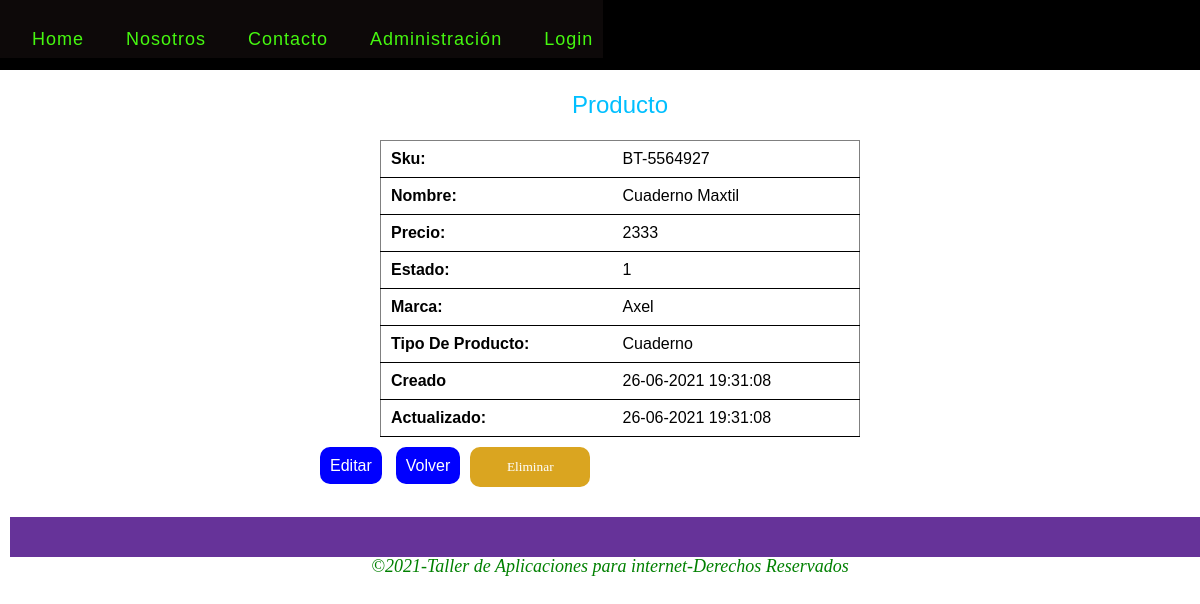
Screenshot of /productos/show.php?id=2 with the database file from the repository.
### tables this page shows
CREATE TABLE `productos` (
  `id` int(11) NOT NULL,
  `sku` varchar(225) NOT NULL,
  `nombre` varchar(255) NOT NULL,
  `precio` int(11) NOT NULL,
  `activo` int(11) NOT NULL,
  `marca_id` int(11) NOT NULL,
  `producto_tipo_id` int(11) NOT NULL,
  `created_at` datetime DEFAULT NULL,
  `updated_at` datetime DEFAULT NULL
);

CREATE TABLE `marcas` (
  `id` int(11) NOT NULL,
  `nombre` varchar(255) NOT NULL,
  `created_at` datetime DEFAULT NULL,
  `updated_at` datetime DEFAULT NULL
);

CREATE TABLE `producto_tipos` (
  `id` int(11) NOT NULL,
  `nombre` varchar(255) NOT NULL
);

### class/modelo.php (called while the page is built, shortened)
<?php
class Modelo
{
    public function __construct()
    {
        $this->_db = new Conexion;
    }
}

### class/productoModel.php (called while the page is built, shortened)
<?php
    require_once('modelo.php');
    class ProductoModel extends Modelo
    {
        public function getProductoId($id)
        {
            $id = (int) $id;
            $producto = $this->_db->prepare("SELECT p.id, p.sku,p.nombre,p.precio,activo,p.marca_id,p.producto_tipo_id,p.created_at, p.updated_at,m.nombre as marca,pt.nombre as productoTipo FROM productos p
            INNER JOIN marcas m ON p.marca_id = m.id
            INNER JOIN producto_tipos pt ON p.producto_tipo_id = pt.id WHERE p.id = ?");
            $producto->bindParam(1,$id);
            $producto->execute();
            return $producto->fetch();
        }
    }

### productos/show.php (the view, shortened to what this page needs)
<?php
    require('../class/productoModel.php');
    if(isset($_GET['id'])){
        $id = (int) $_GET['id'];
        $productos = new ProductoModel;
        $producto = $productos->getProductoId($id);
    }
?>
<!DOCTYPE html>
<html lang="es">
<head>
    <link rel="stylesheet" href="../css/reset.css">
    <link rel="stylesheet" href="../css/estilos.css">
</head>
<body>
    <header>
        <?php  include('../partials/menu.php'); ?>
    </header>
    <section>
        <div class= "formulario">
            <h1>Producto</h1>
            <?php if($producto): ?>
                <table class="table">
                    <tr>
                        <th>Sku:</th>
                        <td><?php echo $producto['sku'];?></td>
                    </tr>
                    <tr>
                        <th>Nombre:</th>
                        <td><?php echo $producto['nombre'];?></td>
                    </tr>
                    <tr>
                        <th>Precio:</th>
                        <td><?php echo $producto['precio'];?></td>
                    </tr>
                    <tr>
                        <th>Estado:</th>
                        <td><?php echo $producto['activo'];?></td>
                    </tr>
                    <tr>
                        <th>Marca:</th>
                        <td><?php echo $producto['marca'];?></td>
                    </tr>
                    <tr>
                        <th>Tipo De Producto:</th>
                        <td><?php echo $producto['productoTipo'];?></td>
                    </tr>
                    <tr>
                        <th>Creado</th>
                    <td>
                        <?php
                            $created = new DateTime($producto['created_at']);
                            echo $created->format('d-m-Y H:i:s')
                        ?>
                    </td>
                    <tr>
                        <th>Actualizado:</th>
                        <td>
                            <?php
                                $created = new DateTime($producto['updated_at']);
                                echo $created->format('d-m-Y H:i:s');
                            ?>
                        </td>
                    </tr>
                </table>
                <p class ="enlace">
                    <a href="edit.php?id=<?php echo $id; ?>" class = "btn btn-primary">Editar</a>
                    <a href="index.php" class="btn btn-link">Volver</a>
                 </p>
                 <form action="delete.php" method="post">
                        <button type="submit" class ="btn btn-warning">Eliminar</button>
                    </form>
            <?php else: ?>
                <p class ="text-info">El dato no existe</p>
            <?php endif;?>
        </div>
    </section>
    <footer>
        <?php  include('../partials/footer.php'); ?>
    </footer>
</body>
</html>

### css/estilos.css (style rules this page uses)
footer { width: 100%; float:left; height: 40px; background-color:rebeccapurple; margin: 10px; }
h1,h2,h3,h4,h5,h6 { color: deepskyblue; font-family: Arial, Helvetica, sans-serif; padding: 23px; }
section { float: left; width: 100%; margin-left: 20px; margin-right: 20px; margin-bottom: 20px; }
section h1 { text-align: center; font-size: 24px; }
table { width: 80%; margin: auto; }
.btn { width: 120px; height: 40px; border:0px; text-align: center; border-radius: 10px; margin-top: 10px; text-decoration: none; }
.btn-link { margin-left: 10px; margin-right: 10px; padding: 10px; }
.btn-primary,.btn-link { background-color: blue; color: white; }
.btn-warning { background-color: goldenrod; color: white; }
.btn-link,.btn-primary,.btn-warning { font-family:Georgia, 'Times New Roman', Times, serif; }
.enlace { float: left; margin-top: 20px; }
.enlace a { width: auto; text-decoration: none; padding: 10px; font-family: Arial, Helvetica, sans-serif; vertical-align: middle; margin-bottom: 100%; }
.formulario { float:left; width: 50%; left: 50%; margin-left: 25%; }
.table { border:grey solid 1px; border-radius: gray; }
.table th { font-weight: bold; }
.table th ,td { padding: 10px; border-bottom: 1px solid; text-align: left; font-family: Arial, Helvetica, sans-serif; }

### rows the page displays
productos: sku "BT-5564927", nombre "Cuaderno Maxtil", precio "2333", activo "1", marca.nombre "Axel", producto_tipo.nombre "Cuaderno", created_at "26-06-2021 19:31:08", updated_at "26-06-2021 19:31:08"
